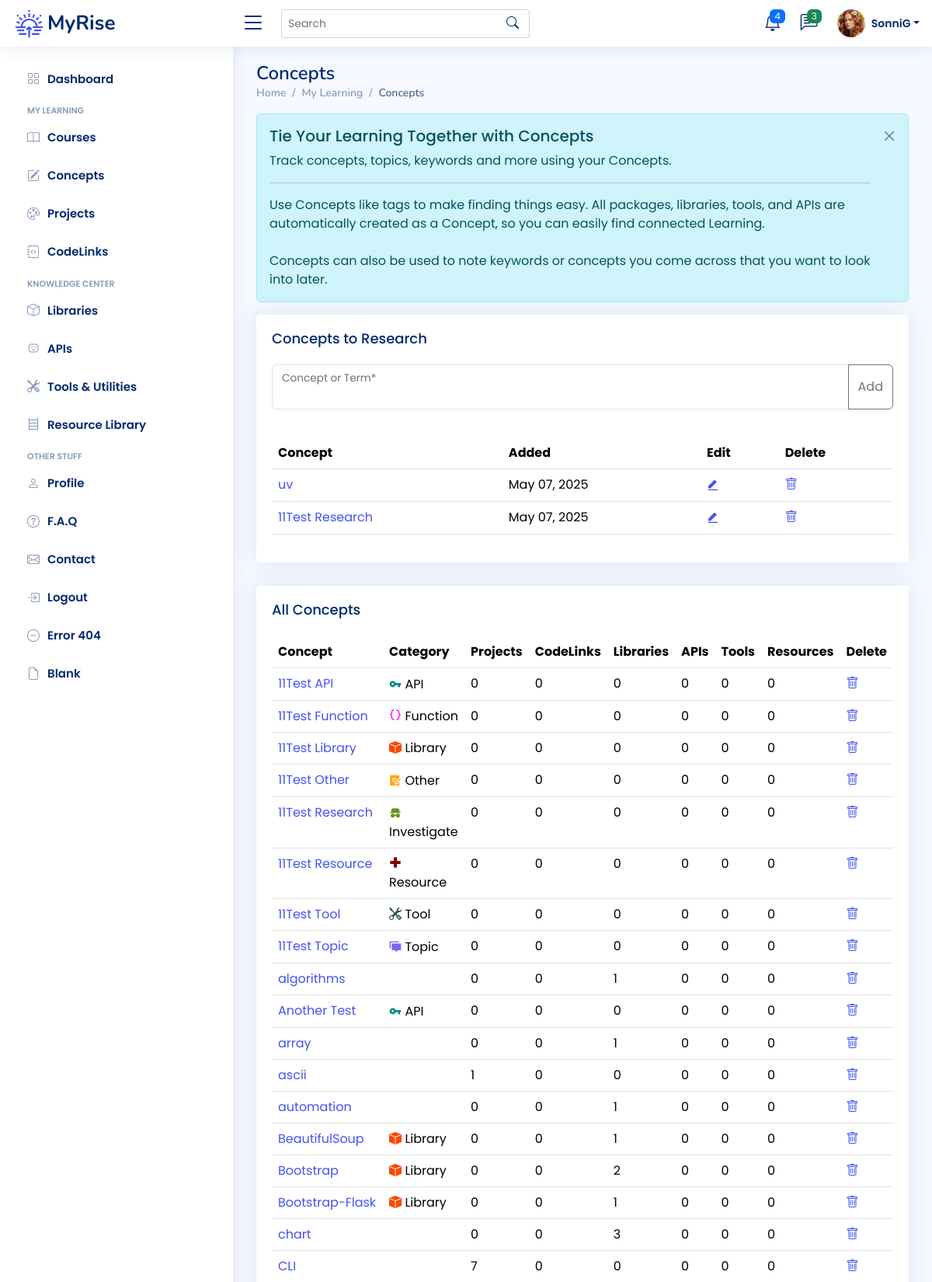
The app's page /concepts (signed in, upper part) with its own data.
### app/models.py (models this page shows)
class User(UserMixin, db.Model):
    __tablename__ = "users"
    id: Mapped[int] = mapped_column(Integer, primary_key=True)
    email: Mapped[str] = mapped_column(String(100), unique=True)
    password: Mapped[str] = mapped_column(String(250))
    name: Mapped[str] = mapped_column(String(1000))
    display_name: Mapped[str] = mapped_column(String(1000))
    last_called_repos: Mapped[Optional[datetime.datetime]] = mapped_column(DateTime())
    latest_etag_repos: Mapped[str] = mapped_column(String(250), nullable=True)
    projects: Mapped[List["Project"]] = relationship(back_populates="user")
    events: Mapped[List["Event"]] = relationship(back_populates="user")
    courses: Mapped[List["Course"]] = relationship(back_populates="user")
    libraries: Mapped[List["Library"]] = relationship(back_populates="user")
    apis: Mapped[List["API"]] = relationship(back_populates="user")
    tools: Mapped[List["Tool"]] = relationship(back_populates="user")
    resources: Mapped[List["Resource"]] = relationship(back_populates="user")
    repos: Mapped[List["Repository"]] = relationship(back_populates="user")
    codelinks: Mapped[List["CodeLink"]] = relationship(back_populates="user")
    concepts: Mapped[List["Concept"]] = relationship('Concept', secondary=user_concept, backref='user')

class Concept(db.Model):
    __tablename__ = "concepts"
    id: Mapped[int] = mapped_column(Integer, primary_key=True)
    concept_term: Mapped[str] = mapped_column(String(50), nullable=False)
    category: Mapped[str] = mapped_column(String(100), nullable=True)
    description: Mapped[str] = mapped_column(Text, nullable=True)
    date_added: Mapped[datetime.date] = mapped_column(Date, nullable=False)

### app/routes.py (the view, shortened to what this page needs)
@app.route('/concepts', methods=["GET", "POST"])
@login_required
def concepts_page():
    get_concepts = db.session.execute(db.select(Concept).order_by(func.lower(Concept.concept_term))).scalars().all()
    get_research = db.session.execute(db.select(Concept)
                                      .where(Concept.category == "research")
                                      .order_by(Concept.date_added.desc())).scalars().all()
    concepts = [concept for concept in get_concepts]
    research_list = [concept for concept in get_research]
    form = QuickAddConcept()
    return render_template('concepts.html', concepts=concepts, badge=concept_categories, research=research_list, form=form)

### app/forms.py
class QuickAddConcept(FlaskForm):
    concept_term = StringField("Concept or Term*", validators=[InputRequired()])
    submit = SubmitField("Submit")

### app/models.py (called while the page is built)
@login_manager.user_loader
def load_user(user_id):
    return db.get_or_404(User, user_id)

### app/templates/concepts.html (shortened to what this page needs)
{% extends 'base.html' %}
{% from 'bootstrap5/form.html' import render_form %}
{% block content %}
<main id="main" class="main">
	<div class="pagetitle">
		<h1>Concepts</h1>
		<nav>
			<ol class="breadcrumb">
				<li class="breadcrumb-item"><a href="index.html">Home</a></li>
				<li class="breadcrumb-item">My Learning</li>
				<li class="breadcrumb-item active">Concepts</li>
			</ol>
		</nav>
	</div>
	<div class="alert alert-info  alert-dismissible fade show" role="alert">
		<h4 class="alert-heading">Tie Your Learning Together with Concepts</h4>
		<p>Track concepts, topics, keywords and more using your Concepts.</p>
		<hr>
		<p class="mb-0">Use Concepts like tags to make finding things easy.
			All packages, libraries, tools, and APIs are automatically created as a Concept, so you can easily find
			connected Learning.</p>
		<br>
		<p class="mb-0">Concepts can also be used to note keywords or concepts you come across that you want to look
			into later.</p>
		<button type="button" class="btn-close" data-bs-dismiss="alert" aria-label="Close"></button>
	</div>
	<section class="section">
		<div class="row">
			<div class="col-lg-12">
					<div class="col">
						<div class="card">
							<div class="card-body">
								<h5 class="card-title">Concepts to Research</h5>
								<form method="POST" class="row">
									<div class="input-group mb-3">
										<div class="form-floating">{{ form.concept_term(class="form-control") }} {{
											form.concept_term.label }}
										</div>
										<button type="submit" class="btn btn-outline-secondary">Add</button>
									</div>
								</form>
							</div>
							<div class="card-body">
								<table class="table table-hover datatable">
									<thead>
									<tr>
										<th scope="col">Concept</th>
										<th scope="col">Added</th>
										<th scope="col">Edit</th>
										<th scope="col">Delete</th>
									</tr>
									</thead>
									<tbody>
									{% for concept in research %}
									<tr>
										<td><a href="{{ url_for('concept_detail', num=concept.id) }}">{{
											concept.concept_term }}</a></td>
										<td>{{ concept.date_added.strftime("%B %d, %Y") }}</td>
										<td><a href="{{ url_for('update_concept', num=concept.id) }}"><i
												class="ri-edit-fill"></i></a></td>
										<td><a href="{{ url_for('delete_concept', num=concept.id) }}"><i
												class="bi bi-trash"></i></a></td>
									</tr>
									{% endfor %}
									</tbody>
								</table>
							</div>
						</div>
					</div>
				</div>
			</div>
	</section>
	<div class="card">
		<div class="card-body">
			<h5 class="card-title">All Concepts</h5>
			<table class="table table-hover datatable">
				<thead>
				<tr>
					<th scope="col">Concept</th>
					<th scope="col">Category</th>
					<th scope="col">Projects</th>
					<th scope="col">CodeLinks</th>
					<th scope="col">Libraries</th>
					<th scope="col">APIs</th>
					<th scope="col">Tools</th>
					<th scope="col">Resources</th>
					<th scope="col">Delete</th>
				</tr>
				</thead>
				<tbody>
				{% for concept in concepts %}
				{% set ttype = badge[concept.category] %}
				<tr>
					<td><a href="{{ url_for('concept_detail', num=concept.id ) }}">{{ concept.concept_term }}</a></td>
					{% if concept.category %}
					<td>
						<i class="{{ ttype[2] }}" style="color: {{ ttype[1] }}"></i> {{ ttype[0] }}
					</td>
					{% else %}
					<td></td>
					{% endif %}
					<td>{{ concept.projects|length }}</td>
					<td>{{ concept.codelinks|length }}</td>
					<td>{{ concept.libraries|length }}</td>
					<td>{{ concept.apis|length }}</td>
					<td>{{ concept.tools|length }}</td>
					<td>{{ concept.resources|length }}</td>
					<td><a href="{{ url_for('delete_concept', num=concept.id) }}"><i class="bi bi-trash"></i></a></td>
				</tr>
				{% endfor %}
				</tbody>
			</table>
		</div>
	</div>
</main>
{% endblock %}

### app/templates/heading.html (shortened to what this page needs)
{% from 'bootstrap5/nav.html' import render_nav_item %}
{% from 'bootstrap5/form.html' import render_form %}
  <header id="header" class="header fixed-top d-flex align-items-center">
    <div class="d-flex align-items-center justify-content-between">
      <a href="{{ url_for('home') }}" class="logo d-flex align-items-center">
        <img src="{{ url_for('static', filename='img/logo.png') }}" alt="sun-rise">
        <span class="d-none d-lg-block">MyRise</span>
      </a>
      <i class="bi bi-list toggle-sidebar-btn"></i>
    </div>
    <div class="search-bar">
      <form class="search-form d-flex align-items-center" method="POST" action="#">
        <input type="text" name="query" placeholder="Search" title="Enter search keyword">
        <button type="submit" title="Search"><i class="bi bi-search"></i></button>
      </form>
    </div>
    <nav class="header-nav ms-auto">
      <ul class="d-flex align-items-center">
        <li class="nav-item dropdown">
          <a class="nav-link nav-icon" href="#" data-bs-toggle="dropdown">
            <i class="bi bi-bell"></i>
            <span class="badge bg-primary badge-number">4</span>
          </a>
        </li>
        <li class="nav-item dropdown">
          <a class="nav-link nav-icon" href="#" data-bs-toggle="dropdown">
            <i class="bi bi-chat-left-text"></i>
            <span class="badge bg-success badge-number">3</span>
          </a>
        </li>
        <li class="nav-item dropdown pe-3">
          <a class="nav-link nav-profile d-flex align-items-center pe-0" href="#" data-bs-toggle="dropdown">
            <img src="{{ url_for('static', filename='img/profile-img.png') }}" alt="Profile" class="rounded-circle">
            <span class="d-none d-md-block dropdown-toggle ps-2">{{ current_user.display_name }}</span>
          </a>
        </li>
      </ul>
    </nav>
  </header>
  <aside id="sidebar" class="sidebar">
    <ul class="sidebar-nav" id="sidebar-nav">
      <li class="nav-item">
        <a class="nav-link collapsed" href="{{ url_for('home') }}">
          <i class="bi bi-grid"></i>
          <span>Dashboard</span>
        </a>
      </li>
<li class="nav-heading">My Learning</li>
	  <li class="nav-item">
        <a class="nav-link collapsed" href="{{ url_for('courses_page') }}">
          <i class="bi bi-book"></i>
          <span>Courses</span>
        </a>
      </li>
	  <li class="nav-item">
        <a class="nav-link collapsed" href="{{ url_for('concepts_page') }}">
          <i class="bi bi-pencil-square"></i>
          <span>Concepts</span>
        </a>
      </li>
	  <li class="nav-item">
        <a class="nav-link collapsed" href="{{ url_for('projects_page') }}">
          <i class="bi bi-palette"></i>
          <span>Projects</span>
        </a>
      </li>
	  <li class="nav-item">
        <a class="nav-link collapsed" href="{{ url_for('codelinks_page') }}">
          <i class="bi bi-journal-code"></i>
          <span>CodeLinks</span>
        </a>
      </li>
<li class="nav-heading">Knowledge Center</li>
	  <li class="nav-item">
        <a class="nav-link collapsed" href="{{ url_for('libraries_page') }}">
          <i class="bi bi-box"></i>
          <span>Libraries</span>
        </a>
      </li>
	  <li class="nav-item">
        <a class="nav-link collapsed" href="{{ url_for('apis_page') }}">
          <i class="bi bi-outlet"></i>
          <span>APIs</span>
        </a>
      </li>
	  <li class="nav-item">
        <a class="nav-link collapsed" href="{{ url_for('tools_page') }}">
          <i class="bi bi-tools"></i>
          <span>Tools & Utilities</span>
        </a>
      </li>
	  <li class="nav-item">
        <a class="nav-link collapsed" href="{{ url_for('resources_page') }}">
          <i class="bi bi-bookshelf"></i>
          <span>Resource Library</span>
        </a>
      </li>
	<li class="nav-heading">Other Stuff</li>
      <li class="nav-item">
        <a class="nav-link collapsed" href="{{ url_for('profile') }}">
          <i class="bi bi-person"></i>
          <span>Profile</span>
        </a>
      </li>
      <li class="nav-item">
        <a class="nav-link collapsed" href="{{ url_for('faq') }}">
          <i class="bi bi-question-circle"></i>
          <span>F.A.Q</span>
        </a>
	  </li>
      <li class="nav-item">
        <a class="nav-link collapsed" href="{{ url_for('contact') }}">
          <i class="bi bi-envelope"></i>
          <span>Contact</span>
        </a>
      </li>
	{% if not current_user.is_authenticated %}
      <li class="nav-item">
        <a class="nav-link collapsed" href="{{ url_for('register') }}">
          <i class="bi bi-card-list"></i>
          <span>Register</span>
        </a>
      </li>
      <li class="nav-item">
        <a class="nav-link collapsed" href="{{ url_for('login') }}">
          <i class="bi bi-box-arrow-in-right"></i>
          <span>Login</span>
        </a>
      </li>
	{% else %}
		<li class="nav-item">
        <a class="nav-link collapsed" href="{{ url_for('logout') }}">
          <i class="bi bi-box-arrow-in-right"></i>
          <span>Logout</span>
        </a>
      </li>
	{% endif %}
      <li class="nav-item">
        <a class="nav-link collapsed" href="pages-error-404.html">
          <i class="bi bi-dash-circle"></i>
          <span>Error 404</span>
        </a>
      </li>
      <li class="nav-item">
        <a class="nav-link collapsed" href="pages-blank.html">
          <i class="bi bi-file-earmark"></i>
          <span>Blank</span>
        </a>
      </li>
    </ul>
  </aside>

### app/static/css/style.css (style rules this page uses)
:root { scroll-behavior: smooth; }
body { font-family: "Poppins", sans-serif; background: #f6f9ff; color: #444444; }
a { color: #4154f1; text-decoration: none; }
h1, h2, h3, h4, h5, h6 { font-family: "Nunito", sans-serif; }
#main { margin-top: 60px; padding: 20px 30px; transition: all 0.3s; }
.pagetitle { margin-bottom: 10px; }
.pagetitle h1 { font-size: 24px; margin-bottom: 0; font-weight: 600; color: #012970; }
.card { margin-bottom: 30px; border: none; border-radius: 5px; box-shadow: 0px 0 30px rgba(1, 41, 112, 0.1); }
.card-title { padding: 20px 0 15px 0; font-size: 18px; font-weight: 500; color: #012970; font-family: "Poppins", sans-serif; }
.card-body { padding: 0 20px 20px 20px; }
.alert-heading { font-weight: 500; font-family: "Poppins", sans-serif; font-size: 20px; }
.btn-close { background-size: 25%; }
.breadcrumb { font-size: 14px; font-family: "Nunito", sans-serif; color: #899bbd; font-weight: 600; }
.breadcrumb a { color: #899bbd; transition: 0.3s; }
.breadcrumb .breadcrumb-item::before { color: #899bbd; }
.breadcrumb .active { color: #51678f; font-weight: 600; }
.logo { line-height: 1; }
@media (min-width: 1200px) { .logo { width: 280px; } }
.logo img { max-height: 35px; margin-right: 6px; }
.logo span { font-size: 26px; font-weight: 700; color: #012970; font-family: "Nunito", sans-serif; }
.header { transition: all 0.5s; z-index: 997; height: 60px; box-shadow: 0px 2px 20px rgba(1, 41, 112, 0.1); background-color: #fff; padding-left: 20px; }
.header .toggle-sidebar-btn { font-size: 32px; padding-left: 10px; cursor: pointer; color: #012970; }
.header .search-bar { min-width: 360px; padding: 0 20px; }
.header .search-form { width: 100%; }
.header .search-form input { border: 0; font-size: 14px; color: #012970; border: 1px solid rgba(1, 41, 112, 0.2); padding: 7px 38px 7px 8px; border-radius: 3px; transition: 0.3s; width: 100%; }
.header .search-form button { border: 0; padding: 0; margin-left: -30px; background: none; }
.header .search-form button i { color: #012970; }
.header-nav ul { list-style: none; }
.header-nav>ul { margin: 0; padding: 0; }
.header-nav .nav-icon { font-size: 22px; color: #012970; margin-right: 25px; position: relative; }
.header-nav .nav-profile { color: #012970; }
.header-nav .nav-profile img { max-height: 36px; }
.header-nav .nav-profile span { font-size: 14px; font-weight: 600; }
.header-nav .badge-number { position: absolute; inset: -2px -5px auto auto; font-weight: normal; font-size: 12px; padding: 3px 6px; }
.sidebar { position: fixed; top: 60px; left: 0; bottom: 0; width: 300px; z-index: 996; transition: all 0.3s; padding: 20px; overflow-y: auto; scrollbar-width: thin; scrollbar-color: #aab7cf transparent; box-shadow: 0px 0px 20px rgba(1, 41, 112, 0.1); background-color: #fff; }
@media (min-width: 1200px) { #main, #footer { margin-left: 300px; } }
.sidebar-nav { padding: 0; margin: 0; list-style: none; }
.sidebar-nav li { padding: 0; margin: 0; list-style: none; }
.sidebar-nav .nav-item { margin-bottom: 5px; }
.sidebar-nav .nav-heading { font-size: 11px; text-transform: uppercase; color: #899bbd; font-weight: 600; margin: 10px 0 5px 15px; }
.sidebar-nav .nav-link { display: flex; align-items: center; font-size: 15px; font-weight: 600; color: #4154f1; transition: 0.3; background: #f6f9ff; padding: 10px 15px; border-radius: 4px; }
.sidebar-nav .nav-link i { font-size: 16px; margin-right: 10px; color: #4154f1; }
.sidebar-nav .nav-link.collapsed { color: #012970; background: #fff; }
.sidebar-nav .nav-link.collapsed i { color: #899bbd; }

### records on screen
User: display_name "SonniG"
Concept: concept_term "uv", date_added "May 07, 2025"
Concept: concept_term "11Test Research", date_added "May 07, 2025", ttype "Investigate", projects|length "0", codelinks|length "0", libraries|length "0", apis|length "0", tools|length "0", resources|length "0"
Concept: concept_term "11Test API", category "API", projects|length "0", codelinks|length "0", libraries|length "0", apis|length "0", tools|length "0", resources|length "0"
Concept: concept_term "11Test Function", category "Function", projects|length "0", codelinks|length "0", libraries|length "0", apis|length "0", tools|length "0", resources|length "0"
Concept: concept_term "11Test Library", category "Library", projects|length "0", codelinks|length "0", libraries|length "0", apis|length "0", tools|length "0", resources|length "0"
Concept: concept_term "11Test Other", category "Other", projects|length "0", codelinks|length "0", libraries|length "0", apis|length "0", tools|length "0", resources|length "0"
Concept: concept_term "11Test Resource", category "Resource", projects|length "0", codelinks|length "0", libraries|length "0", apis|length "0", tools|length "0", resources|length "0"
Concept: concept_term "11Test Tool", category "Tool", projects|length "0", codelinks|length "0", libraries|length "0", apis|length "0", tools|length "0", resources|length "0"
Concept: concept_term "11Test Topic", category "Topic", projects|length "0", codelinks|length "0", libraries|length "0", apis|length "0", tools|length "0", resources|length "0"
Concept: concept_term "algorithms", projects|length "0", codelinks|length "0", libraries|length "1", apis|length "0", tools|length "0", resources|length "0"
Concept: concept_term "Another Test", category "API", projects|length "0", codelinks|length "0", libraries|length "0", apis|length "0", tools|length "0", resources|length "0"
Concept: concept_term "array", projects|length "0", codelinks|length "0", libraries|length "1", apis|length "0", tools|length "0", resources|length "0"
Concept: concept_term "ascii", projects|length "1", codelinks|length "0", libraries|length "0", apis|length "0", tools|length "0", resources|length "0"
Concept: concept_term "automation", projects|length "0", codelinks|length "0", libraries|length "1", apis|length "0", tools|length "0", resources|length "0"
Concept: concept_term "BeautifulSoup", category "Library", projects|length "0", codelinks|length "0", libraries|length "1", apis|length "0", tools|length "0", resources|length "0"
Concept: concept_term "Bootstrap", category "Library", projects|length "0", codelinks|length "0", libraries|length "2", apis|length "0", tools|length "0", resources|length "0"
Concept: concept_term "Bootstrap-Flask", category "Library", projects|length "0", codelinks|length "0", libraries|length "1", apis|length "0", tools|length "0", resources|length "0"
Concept: concept_term "chart", projects|length "0", codelinks|length "0", libraries|length "3", apis|length "0", tools|length "0", resources|length "0"
Concept: concept_term "CLI", projects|length "7", codelinks|length "0", libraries|length "0", apis|length "0", tools|length "0", resources|length "0"
